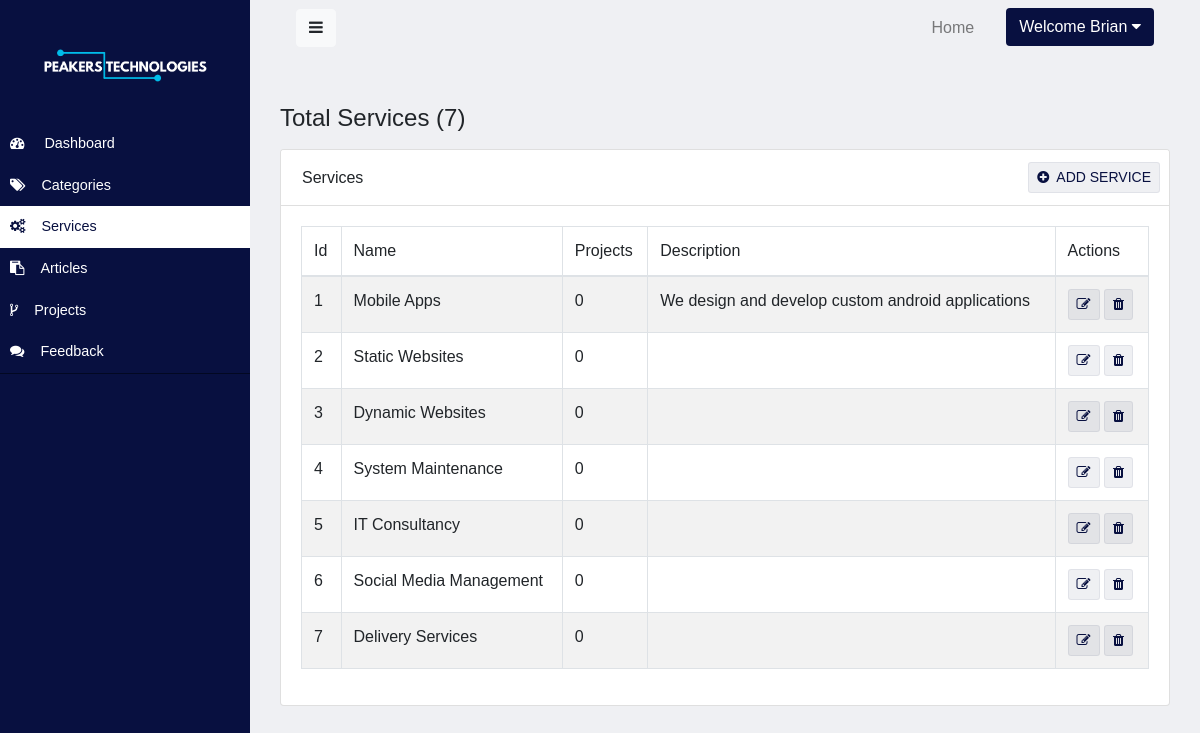
Page /staff/services (signed in) on the committed database.
### website/models.py (models this page shows, shortened)
class Service(models.Model):
    name = models.CharField(max_length = 50)
    description = models.TextField(null=True, blank=True)
    icon = models.ImageField(null=True, blank=True)
    slug = models.SlugField(max_length=200)
    views = models.IntegerField(default=0,blank=True)
    created_at = models.DateTimeField(auto_now_add=True)
    updated_at = models.DateTimeField(auto_now=True)

### website/views.py (the view)
# urls.py: path('services', ServiceList.as_view(), name="services"),
@method_decorator(login_required, name="dispatch")
class ServiceList(LoginRequiredMixin, ListView):
    model = Service
    context_object_name = 'services'
    template_name = "admin/services.html"

### website/templates/admin/services.html
{% extends 'admin/layouts/admin-base.html' %}
{% block 'content' %}
<div class="container">
    <h4 class="mt-5 mb-3">Total Services ({{services | length}})</h4>
    <div class="row justify-content-center">
        <div class="col-lg-12">
            <div class="card">
                <div class="card-header">
                    <div class="row">
                        <h6 class="ml-3 my-auto">Services</h6>
                        <a href="{% url 'add_service' %}" class="btn btn-text-main btn-sm ml-auto mr-1">
                            <i class="fa fa-plus-circle mr-1"></i>
                            ADD SERVICE
                        </a>
                    </div>
                </div>
                <div class="card-body">
                    <table class="table table-striped table-bordered">
                        <thead>
                            <tr>
                                <td>Id</td>
                                <td>Name</td>
                                <td>Projects</td>
                                <td>Description</td>
                                <td>Actions</td>
                            </tr>
                        </thead>
                        <tbody>
                            {% for service in services %}
                            <tr id="services_{{service.id}}">
                                <td>{{service.id}}</td>
                                <td>{{service.name}}</td>
                                <td>{{service.projects|length}}</td>
                                <td>{{service.description | truncatewords:15}}</td>
                                <td>
                                    <a href="{% url 'update_service' service.id %}" class="btn btn-text-main btn-sm">
                                        <i class="fa fa-edit"></i>
                                    </a>
                                    <button onclick="deleteItem('/staff/services/delete/{{service.id}}', '#services_{{service.id}}')"  class="btn btn-text-main btn-sm">
                                        <i class="fa fa-trash"></i>
                                    </button>
                                </td>
                            </tr>
                            {% endfor %}
                        </tbody>
                    </table>
                </div>
            </div>
        </div>
    </div>
</div>
{% endblock %}

### website/templates/admin/layouts/admin-nav.html (shortened to what this page needs)
<nav class="navbar navbar-expand-lg navbar-light w-100">
    <div class="container-fluid">
        <button type="button" id="sidebarCollapse" class="btn btn-light">
            <i class="fa fa-bars"></i>
        </button>
        <div class="collapse navbar-collapse" id="myNavigation">
            <ul class="navbar-nav ml-auto">
                <li class="nav-item"><a class="nav-link" href="{% url 'home' %}">Home</a></li>
                {% if user.is_authenticated %}
                    <li class="nav-item dropdown ml-lg-4">
                        <a class="btn btn-main " href="#" id="navbarDropdown" role="button"
                         data-toggle="dropdown" aria-haspopup="true" aria-expanded="false">
                            Welcome {{user|title}}  <i class="fa fa-caret-down"></i>
                        </a>
                      </li>
                {% endif %}
            </ul>
        </div>
    </nav>

### website/static/css/style.css (style rules this page uses)
:root { --primary: #081040; --primary_hover: #020822; --secondary: #00BCE9; --secondary-hover: #028daf; --accent: #F09808; --accent-hover: #F09808; --light-background: #08104010; --transition-time: 0.5s; --color: #081040; }
body { background-color: var(--light-background); font-family: 'Heebo'; }
.btn-main { color: white; background-color: var(--primary); }
.btn-text-main { color: var(--primary); background-color: var(--light-background); border: 1px solid var(--light-background); }

### website/static/css/admin-style.css (style rules this page uses)
:root { --primary: #081040; --primary_hover: #020822; --secondary: #00BCE9; --secondary-hover: #028daf; --accent: #BCE900; --accent-hover: #8caf00; --light-background: #08104010; }
body { background-color: var(--light-background); font-family: 'League Spartan', arial; }
.card-header { background-color: white !important; }
a, a:hover, a:focus { color: inherit; text-decoration: none; transition: all 0.3s; }

### rows in the picture
Service: id "1", name "Mobile Apps", projects|length "0", description "We design and develop custom android applications"
Service: id "2", name "Static Websites", projects|length "0"
Service: id "3", name "Dynamic Websites", projects|length "0"
Service: id "4", name "System Maintenance", projects|length "0"
Service: id "5", name "IT Consultancy", projects|length "0"
Service: id "6", name "Social Media Management", projects|length "0"
Service: id "7", name "Delivery Services", projects|length "0"

### other values in the picture
{{ user|title }} "Brian"
{{ services | length }} "7"
